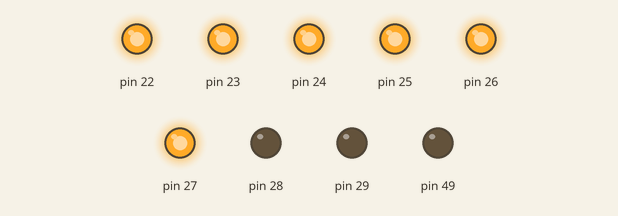
This sketch was run on a simulated Arduino Mega 2560, built with avr-gcc and run on an emulated ATmega2560. On the bench: output pins drawn as LEDs (lit = HIGH).

Above: at 0.5 s.
At 1.5 s:
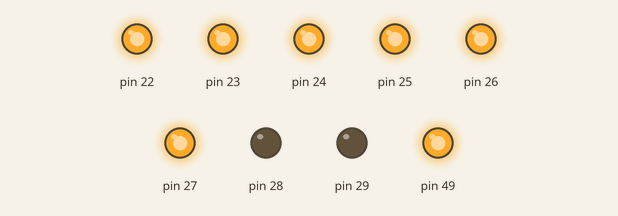
Timing chart, 0 to 3.0 s (numbered marks = the images above):
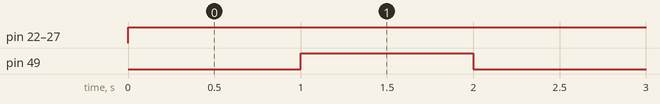

Measured:
- by itself, pin 22–27: LOW → HIGH at 0.00 s
- by itself, pin 49: alternates HIGH for 1.0 s and LOW for 1.0 s

The sketch:

p1_tarea1_avd.ino
```cpp
/* Programa que hace parpadear todos los segmentos del dígito
 *  de las unidades de forma indefinida parando 1 segundo
 */
void setup() {
  DDRA = B11111111;
  // Activamos PIN de las unidades
  pinMode(49, OUTPUT);
  // Lo encendemos
  digitalWrite(49, HIGH);
}

void loop() {
  PORTA = 0x3F;
  // Apagamos
  digitalWrite(49, LOW);
  // Esperamos
  delay(1000);
  // Encendemos
  digitalWrite(49, HIGH);
  delay(1000);
}
```
